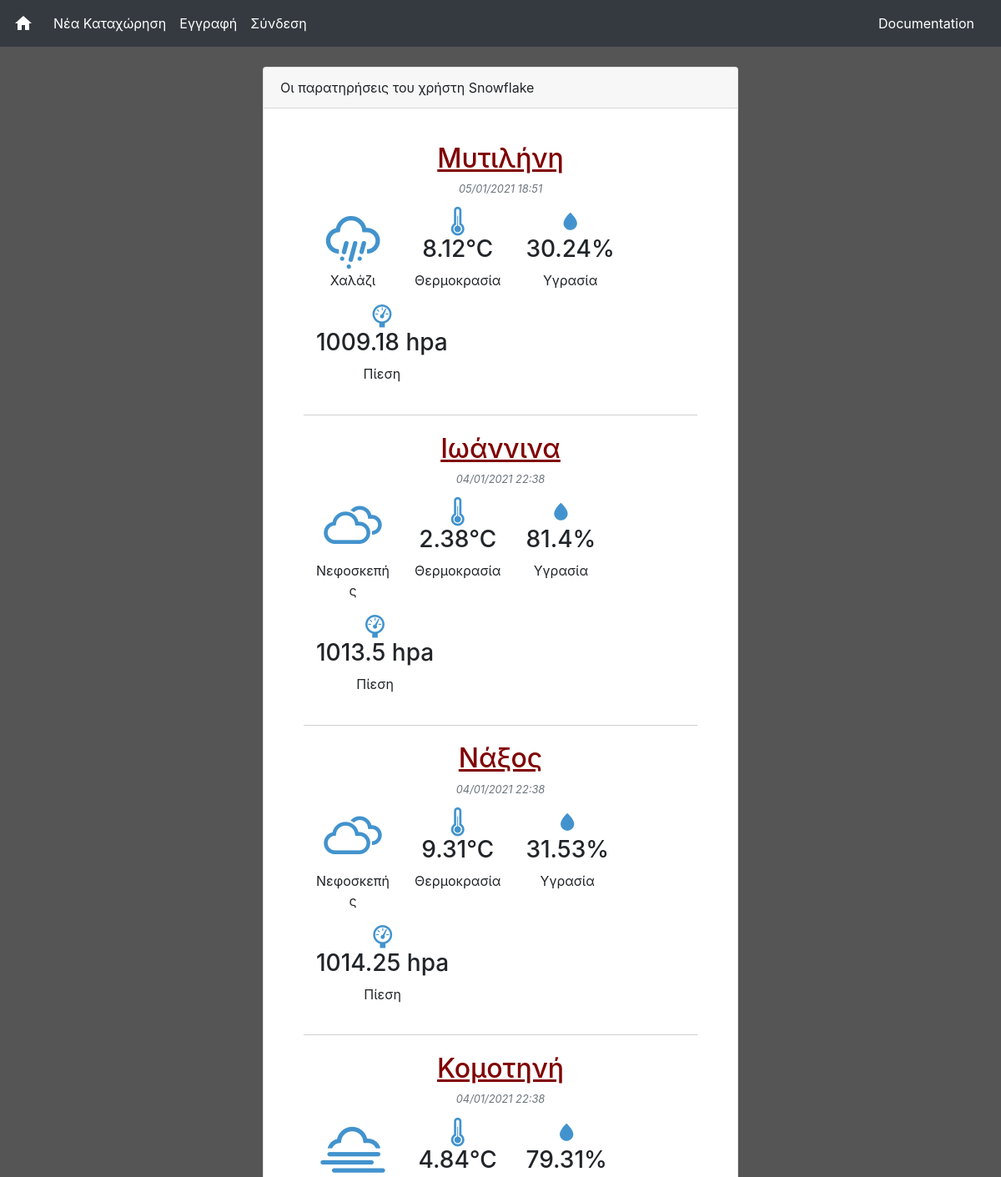
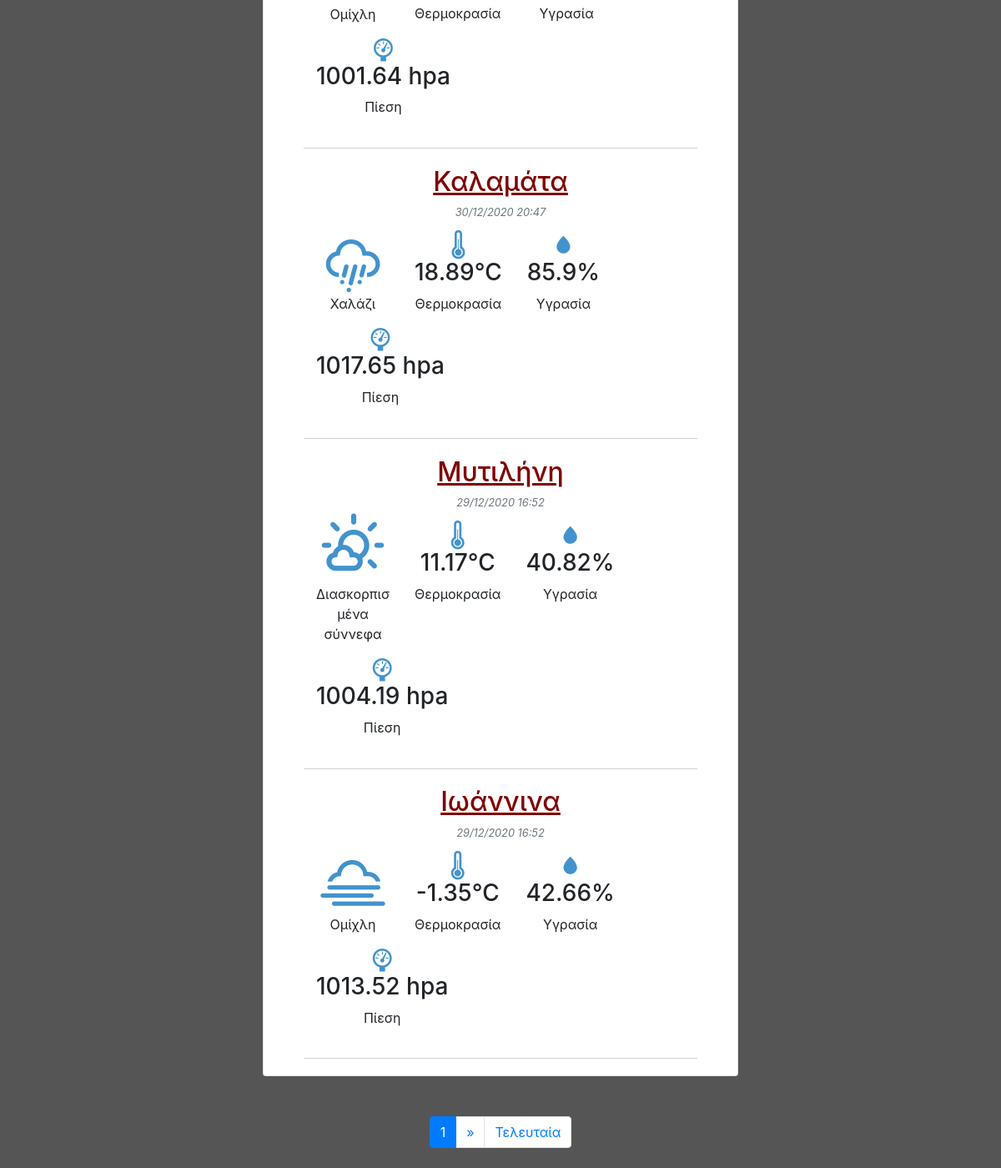
The app's page /userobservations.php?user=Snowflake with its own data (2 pictures, top to bottom).
### tables this page shows
CREATE TABLE "observations" (
	"id"	INTEGER UNIQUE,
	"date"	INTEGER NOT NULL,
	"user"	TEXT NOT NULL,
	"latitude"	REAL NOT NULL,
	"longtitude"	REAL NOT NULL,
	"name"	TEXT,
	"temperature"	REAL,
	"humidity"	REAL,
	"pressure"	REAL,
	"conditions"	TEXT,
	"notes"	TEXT,
	PRIMARY KEY("id" AUTOINCREMENT)
);

### userobservations.php (the view, shortened to what this page needs)
<?php session_start();
$page=1;
$records_per_page = 7;
$offset = ($page-1) * $records_per_page;
$db = new SQLite3('databases/database.db');
$username = $_GET['user'];
$observations = $db->query("SELECT * FROM observations WHERE user=\"{$username}\" ORDER BY date DESC LIMIT {$records_per_page} OFFSET {$offset}");
$total_pages = ceil ($db->querySingle("SELECT COUNT(*) as count FROM observations WHERE user=\"{$username}\" ORDER BY date DESC")/$records_per_page);
?>
<html lang="el">
	<head>
		<?php include("includes/frameworks.php")?>
	</head>
	<body>
		<div class="container-fluid h-100">
			<div class="row">
				<div class="col nopadding">
				  <?php include("includes/navmenu.php") ?>
				</div>
			</div>
			<div class="row justify-content-center">
				<div class="col-lg-6">
					<div class="card my-4">
						<div class="card-header">
							Οι παρατηρήσεις του χρήστη <?=$username;?>
						</div>
						<div class="card-body px-5">
							<?php while($row = $observations->fetchArray()): ?>
							<?php $icon = $db->query("SELECT icon FROM conditions WHERE name=\"{$row['conditions']}\"")->fetchArray()['icon'];?>
							<div class="col-auto line-devide">
								<div class="row justify-content-center m-0">
									<div class="col-auto my-auto justify-content-center">
										<h2><a style="text-decoration-line: underline;color:maroon;" href="/obsdetails.php?id=<?=$row['id']?>"><?=$row['name']?></a></h2>
									</div>
								</div>
								<div class="row justify-content-center mb-3">
									<small class="text-muted font-italic"><?=date('d/m/Y H:i', $row['date']);?></small>
								</div>
								<div class="row ">
									<div class="col-3 text-center justify-content-center">
										<div class="text-center"><i class="wi weather-icon-color-blue <?=$icon?>" style="font-size: 60px;margin-bottom:0.2em;"></i></div>
										<div class="text-center"><p><?=$row['conditions']?></p></div>
									</div>
									<div class="col-auto text-center justify-content-center">
										<div><i class="wi weather-icon-color-blue wi-thermometer" style="font-size: 30px;"></i></div>
										<div class="text-center"><h3><?=$row['temperature']?>&#8451;</h3></div>
										<div class="text-center"><p>Θερμοκρασία</p></div>
									</div>
									<div class="col-auto text-center justify-content-center">
										<i class="wi weather-icon-color-blue wi-raindrop" style="font-size: 30px;"></i>
										<div class="text-center"><h3><?=$row['humidity']?>%</h3></div>
										<div class="text-center"><p>Υγρασία</p></div>
									</div>
									<div class="col-auto text-center justify-content-center">
										<i class="wi weather-icon-color-blue wi-barometer" style="font-size: 30px;"></i>
										<div class="text-center"><h3><?=$row['pressure']?> hpa</h3></div>
										<div class="text-center"><p>Πίεση</p></div>
									</div>
								</div>
							</div>
							<?php endwhile; ?>
						</div>
					</div>
				</div>
			</div>
			<div class="row justify-content-center">
				<div class="col-auto">
					<nav aria-label="Page navigation" class="m-4">
					  <ul class="pagination" style="place-content: center;">
						<li class="page-item active" aria-current="page"><a class="page-link" href="#"><?=$page?></a></li>
						<?php if($page+1<=$total_pages): ?>
						<li class="page-item"><a class="page-link" href="<?="?user=".$username."&page=".($page+1)?>"><span aria-hidden="true">&raquo;</span></a></li>
						<li class="page-item"><a class="page-link" href="<?="?user=".$username."&page=".$total_pages?>">Τελευταία</a></li>
						<?php endif; ?>
					  </ul>
					</nav>
				</div>
			</div>
		</div>
	</body>
</html>

### includes/frameworks.php (shortened to what this page needs)
<link rel="stylesheet" href="https://cdn.jsdelivr.net/npm/bootstrap@4.5.3/dist/css/bootstrap.min.css">
<link rel="stylesheet" href="https://unpkg.com/leaflet@1.7.1/dist/leaflet.css"/>
<link rel="stylesheet" href="styles/weather-icons.css">
<link rel="stylesheet" href="styles/mystyle.css?v=<?=time();?>">

### includes/navmenu.php (shortened to what this page needs)
<nav class="navbar navbar-expand-lg navbar-dark bg-dark">
  <a class="navbar-brand" href="/"><i class="material-icons md-light">home</i></a>
  <div class="collapse navbar-collapse" id="navbarSupportedContent">
    <ul class="navbar-nav mr-auto">
      <li class="nav-item active">
        <a class="nav-link" href="submit.php">Νέα Καταχώρηση</a>
      </li>
		<?php if (isset($_SESSION['loggedin']) && $_SESSION['loggedin'] == true) {
			echo '<li class="nav-item active">';
			echo '<a class="nav-link" href="/userobservations.php?user='.$_SESSION['username'].'">Οι παρατηρήσεις μου</a>';
			echo '</li>';
			echo '<li class="nav-item active">';
			echo '<a class="nav-link" href="php/logout.php">Αποσύνδεση</a>';
			echo '</li>';
		}else{
			echo '<li class="nav-item active">';
			echo '<a class="nav-link" href="register.php">Εγγραφή</a>';
			echo '</li>';
			echo '<li class="nav-item active">';
			echo '<a class="nav-link" href="login.php">Σύνδεση</a>';
			echo '</li>';
		}
		?>
    </ul>
	<a class="nav-link" style="color:white;" href="/documentation">Documentation</a>
  </div>
</nav>

### styles/mystyle.css (style rules this page uses)
.nopadding { padding:0px 0px 0px 0px; }
html, body { height:100%; width:100%; background-color:#555555; }
.weather-icon-color-blue { color:#4293cd!important; }
.line-devide { border-bottom: 1px solid #d0d0d0; padding-bottom: 1.3em; margin-top: 1.3em; }

### records on screen
observations: name "Μυτιλήνη", date "05/01/2021 18:51", conditions "Χαλάζι", temperature "8.12", humidity "30.24", pressure "1009.18"
observations: name "Ιωάννινα", date "04/01/2021 22:38", conditions "Νεφοσκεπής", temperature "2.38", humidity "81.4", pressure "1013.5"
observations: name "Νάξος", date "04/01/2021 22:38", conditions "Νεφοσκεπής", temperature "9.31", humidity "31.53", pressure "1014.25"
observations: name "Κομοτηνή", date "04/01/2021 22:38", conditions "Ομίχλη", temperature "4.84", humidity "79.31", pressure "1001.64"
observations: name "Καλαμάτα", date "30/12/2020 20:47", conditions "Χαλάζι", temperature "18.89", humidity "85.9", pressure "1017.65"
observations: name "Μυτιλήνη", date "29/12/2020 16:52", conditions "Διασκορπισμένα σύννεφα", temperature "11.17", humidity "40.82", pressure "1004.19"
observations: name "Ιωάννινα", date "29/12/2020 16:52", conditions "Ομίχλη", temperature "-1.35", humidity "42.66", pressure "1013.52"

### other values on screen
$username "Snowflake"
$page "1"
